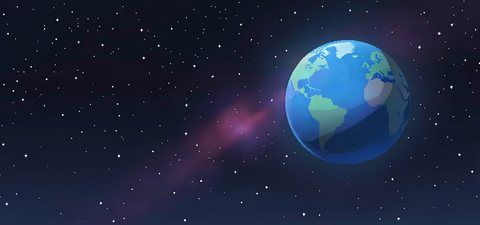
#> input picture assets/bg_sky.jpg, 480 x 225 px
$ python -i import_art.py   (imports and definitions only)
#> lines starting #> are read from the running program, lines starting #| are printed output that depends on the picture
#> further down, picture is the input picture: PIL image 480x225 RGB; mean R, G, B 30.5, 39.4, 63.5
#!/usr/bin/env python3
"""Bilder aus Draw Things ins Spiel holen.

    python3 tools/import_art.py            # alle Bilder aus art/incoming/ verarbeiten
    python3 tools/import_art.py --check    # nur zeigen, was fehlt / da ist

Für jedes Bild, das in art/manifest.json steht und in art/incoming/ liegt:
  1. Hintergrund entfernen: Flutfüllung von den Rändern aus, alles ähnlich der Randfarbe wird transparent
     (deshalb in den Prompts „solid pure magenta background“)
  2. auf den Inhalt zuschneiden (mit etwas Rand)
  3. auf die Zielgröße verkleinern: "pixel" = harte Pixel (Box-Filter, Alpha hart, Farben reduziert),
     "smooth" = weich (Lanczos) für Illustrationen
  4. als PNG nach assets/ speichern
Braucht Pillow (pip install pillow).
"""
import json
import os
import sys
from collections import deque

from PIL import Image

ROOT = os.path.dirname(os.path.dirname(os.path.abspath(__file__)))
INCOMING = os.path.join(ROOT, 'art', 'incoming')
OUT = os.path.join(ROOT, 'assets')


# [44 lines left out: function remove_background, not called in this run]


def make_tileable(img, frac=0.15):
    """Waagerecht nahtlos: die rechte Kante wird über die linke geblendet, dann abgeschnitten."""
#> called with frac = 0.15
    w, h = img.size
#> w = 480; h = 225
    n = max(2, int(w * frac))
#> n = 72
    base = img.crop((0, 0, w - n, h))
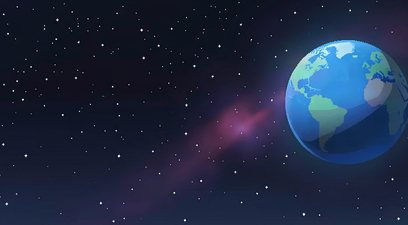
#> base: PIL image 408x225 RGB; mean R, G, B 31.3, 41, 65.7
    tail = img.crop((w - n, 0, w, h))
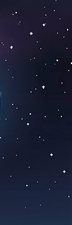
#> tail: PIL image 72x225 RGB; mean R, G, B 25.7, 30, 50.8
    for x in range(n):
        a = x / (n - 1)                         # 0 = Ende des Bildes, 1 = Anfang
        col_t = tail.crop((x, 0, x + 1, h))
        col_b = base.crop((x, 0, x + 1, h))
        base.paste(Image.blend(col_t, col_b, a), (x, 0))
    return base


# [63 lines left out: functions fit, main, not called in this run]


# [2 lines not run here, left out]

>>> from PIL import Image
>>> picture = Image.open('../assets/bg_sky.jpg')
>>> result = make_tileable(picture)
